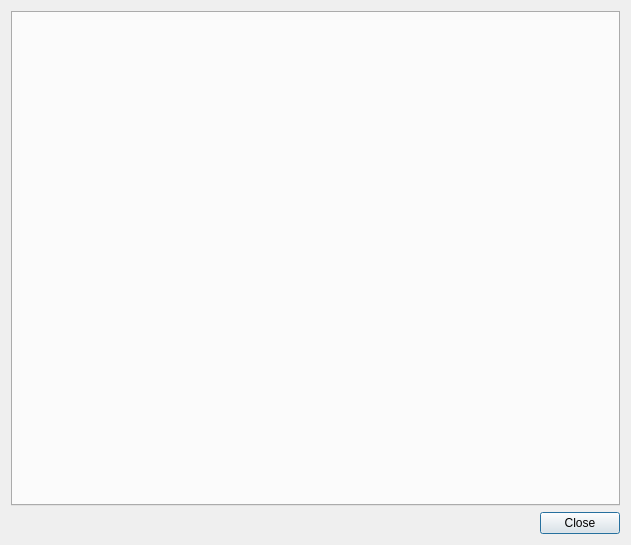
<?xml version="1.0" encoding="UTF-8"?>
<ui version="4.0">
 <class>WarPageViewerDialog</class>
 <widget class="QDialog" name="WarPageViewerDialog">
  <property name="geometry">
   <rect>
    <x>0</x>
    <y>0</y>
    <width>631</width>
    <height>545</height>
   </rect>
  </property>
  <property name="windowTitle">
   <string>War Page Viewer</string>
  </property>
  <layout class="QVBoxLayout" name="verticalLayout">
   <item>
    <widget class="WarPageViewer" name="tabWidget"/>
   </item>
   <item>
    <widget class="WarButtonBox" name="buttonBox">
     <property name="standardButtons">
      <set>QDialogButtonBox::Close</set>
     </property>
    </widget>
   </item>
  </layout>
 </widget>
 <customwidgets>
  <customwidget>
   <class>WarPageViewer</class>
   <extends>QTabWidget</extends>
   <header location="global">widgets/WarPageViewer.h</header>
   <container>1</container>
  </customwidget>
  <customwidget>
   <class>WarButtonBox</class>
   <extends>QDialogButtonBox</extends>
   <header location="global">widgets/WarButtonBox.h</header>
  </customwidget>
 </customwidgets>
 <resources/>
 <connections>
  <connection>
   <sender>buttonBox</sender>
   <signal>accepted()</signal>
   <receiver>WarPageViewerDialog</receiver>
   <slot>accept()</slot>
   <hints>
    <hint type="sourcelabel">
     <x>539</x>
     <y>523</y>
    </hint>
    <hint type="destinationlabel">
     <x>631</x>
     <y>498</y>
    </hint>
   </hints>
  </connection>
 </connections>
</ui>
